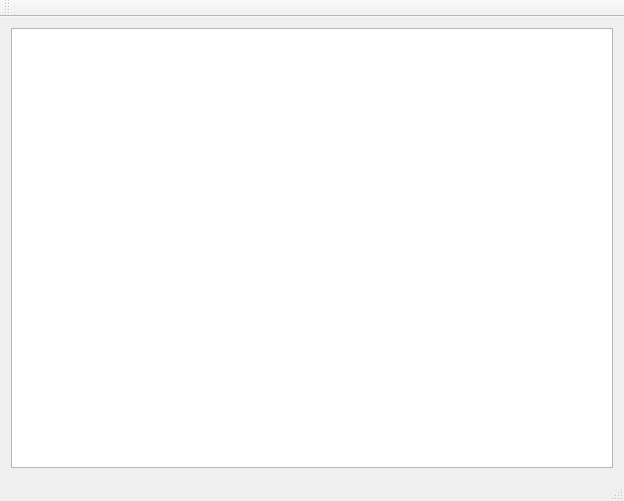
<?xml version="1.0" encoding="UTF-8"?>
<ui version="4.0">
 <class>MainWindow</class>
 <widget class="QMainWindow" name="MainWindow">
  <property name="geometry">
   <rect>
    <x>0</x>
    <y>0</y>
    <width>624</width>
    <height>501</height>
   </rect>
  </property>
  <property name="windowTitle">
   <string>MainWindow</string>
  </property>
  <widget class="QWidget" name="centralWidget">
   <layout class="QVBoxLayout" name="verticalLayout_2">
    <item>
     <widget class="QTreeView" name="treeMain">
      <property name="sizePolicy">
       <sizepolicy hsizetype="Maximum" vsizetype="Maximum">
        <horstretch>0</horstretch>
        <verstretch>0</verstretch>
       </sizepolicy>
      </property>
      <property name="maximumSize">
       <size>
        <width>16777214</width>
        <height>16777214</height>
       </size>
      </property>
      <property name="sizeAdjustPolicy">
       <enum>QAbstractScrollArea::AdjustIgnored</enum>
      </property>
     </widget>
    </item>
   </layout>
  </widget>
  <widget class="QMenuBar" name="menuBar">
   <property name="geometry">
    <rect>
     <x>0</x>
     <y>0</y>
     <width>624</width>
     <height>21</height>
    </rect>
   </property>
  </widget>
  <widget class="QToolBar" name="mainToolBar">
   <attribute name="toolBarArea">
    <enum>TopToolBarArea</enum>
   </attribute>
   <attribute name="toolBarBreak">
    <bool>false</bool>
   </attribute>
  </widget>
  <widget class="QStatusBar" name="statusBar"/>
 </widget>
 <layoutdefault spacing="6" margin="11"/>
 <resources/>
 <connections/>
</ui>
